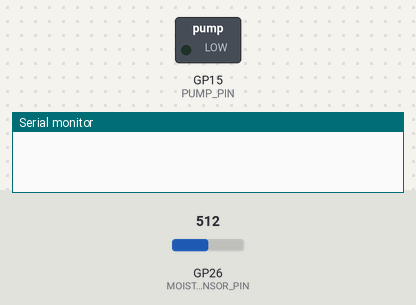
Simulated run of this program. Board: Raspberry Pi Pico. On the bench: switched loads named in the program (green lamp = pin HIGH), the last lines printed to the serial monitor. The inputs (shaded band) are chosen by the test bench; at power-on: GP26 (MOISTURE_SENSOR_PIN) = 512. The local clock reads 2024-03-15 10:24:30 at power-on unless the program sets it.

Above: at 0.1 s.
At 90.1 s:
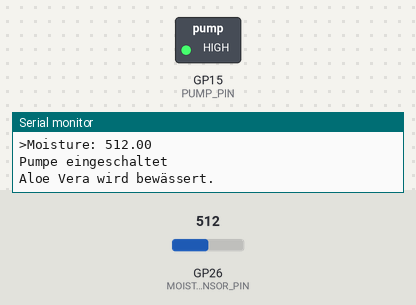
Timing chart, 0 to 101.4 s (numbered marks = the images above):
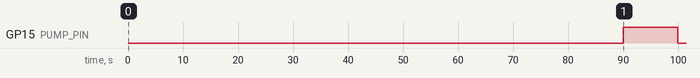

Measured:
- by itself, GP15 (PUMP_PIN): LOW → HIGH at 90.0 s, → LOW 9.9 s later

The program:

main.cpp
```cpp
#include <Arduino.h>
#include <Wire.h>
#include "RTClib.h"
#include "pflanze.h"
#include <SPI.h>
#include <vector>

using namespace std;

#define PUMP_PIN 15
#define MOISTURE_SENSOR_PIN A0
#define MOISTURE_THRESHOLD 650 // Schwellenwert für Feuchtigkeit


RTC_DS3231 rtc;
Pflanze aloeVera("Aloe Vera", MOISTURE_THRESHOLD, 10000, 0);

bool isSoilDry;
bool isDaytime;
int moist;
double mean_moist;

void setup()
{
  pinMode(PUMP_PIN, OUTPUT);
  digitalWrite(PUMP_PIN, LOW); // Initialize the pump as off
  Wire.begin();
  rtc.begin();

  // Prüfen, ob die RTC läuft
  if (rtc.lostPower()) {
      rtc.adjust(DateTime(F(__DATE__), F(__TIME__)));
  }

  //Bewässerungsdauer ausrechnen
  aloeVera.calcBewasserungsdauer(0.25, 2.5);

  Serial.begin(9600);
}

void loop()
{
  //for Schleife: 60s lang jede sekunde Feuchtigkeit Messen und dann mittels für mehr Sicherheit gegen Ausreiser
  int moist = 0;
  for (int i = 0; i < 60; i++) {
      moist += aloeVera.feuchtigkeitMessen(MOISTURE_SENSOR_PIN);  // Feuchtigkeitssensor lesen und Feuchtigkeit drauf addieren
      delay(1000);
  }
  double mean_moist = moist / 60.0;
  Serial.print(">Moisture: ");
  Serial.println(mean_moist);

  // Aktuelle Zeit abfragen
  DateTime now = rtc.now();

  // Bedingung 1: Feuchtigkeit ist unter dem Schwellenwert
  isSoilDry = moist > MOISTURE_THRESHOLD;

  // Bedingung 2: Es ist zwischen 6 Uhr morgens und 8 Uhr abends
  isDaytime = (now.hour() >= 7 && now.hour() <= 22);
  isDaytime = true;
  sleep_ms(30000);
  // Wenn beide Bedingungen erfüllt sind, die Pumpe einschalten
  if (isSoilDry && isDaytime) {
      aloeVera.bewasserungAusloesen();
    }

  // Datum und Uhrzeit ausgeben
  /*Serial.print("Datum: ");
  Serial.print(now.day());
  Serial.print('/');
  Serial.print(now.month());
  Serial.print('/');
  Serial.print(now.year());
  Serial.print(" - Zeit: ");
  Serial.print(now.hour());
  Serial.print(':');
  Serial.print(now.minute());
  Serial.print(':');
  Serial.print(now.second());
  Serial.println();*/
  delay(100); // 1 Sekunde warten
}
```

pflanze.cpp
```cpp
#include "Pflanze.h"
#include <cmath>
#define PUMP_PIN 15

using namespace std;

void pumpOn() {
    digitalWrite(PUMP_PIN, HIGH);
    Serial.println("Pumpe eingeschaltet");
}

void pumpOff() {
    digitalWrite(PUMP_PIN, LOW);
    Serial.println("Pumpe ausgeschaltet");
}


// Konstruktor-Definition
Pflanze::Pflanze(String n, int fB, int bi, unsigned long lb)
    : name(n), feuchtigkeitsbedarf(fB), bewasserungsintervall(bi), letzteBewasserung(lb) {}

//berechnung der Bewässerungsdauer aus schlauchlänge, wassermenge die die pflanze braucht und fördermenge der pumpe
int Pflanze::calcBewasserungsdauer(double Wassermenge, double schlauchlaenge) {

    double foerdergeschwindigkeit = 0.000035; //m^3/s
    double schlauchradius = 0.0035; //m
    double wasservol = M_PI * (pow(schlauchradius,2)) * schlauchlaenge + Wassermenge * 0.001;
    bewasserungsdauer = ceil((wasservol/foerdergeschwindigkeit) * 1000);
    return bewasserungsdauer;
}

// Methode zur Messung der Feuchtigkeit
int Pflanze::feuchtigkeitMessen(int Pin) {
    return analogRead(Pin);
}

// Methode zur Bewässerung
void Pflanze::bewasserungAusloesen() {
    pumpOn();
    Serial.print(name);
    Serial.println(" wird bewässert.");
    delay(bewasserungsdauer);
    pumpOff();
}
```

pflanze.h
```cpp
#ifndef PFLANZE_H
#define PFLANZE_H

#include <Arduino.h> // Falls du in der Arduino-Umgebung arbeitest

using namespace std;

class Pflanze {
private:
    String name;
    int feuchtigkeitsbedarf;
    int bewasserungsintervall;
    unsigned long letzteBewasserung;
    int bewasserungsdauer; //bedingt durch topfgröße, wasserbedarf und höhe über dem Behälter (Schlauch muss erst gefüllt werden)

public:
    // Konstruktor
    Pflanze(String n, int fb, int bi, unsigned long lb);

    int calcBewasserungsdauer(double Wassermenge, double Schlauchlaenge);
    // Methode zur Messung der Feuchtigkeit
    int feuchtigkeitMessen(int Pin);

    // Methode zur Bewässerung
    void bewasserungAusloesen();
};

#endif // PFLANZE_H
```
